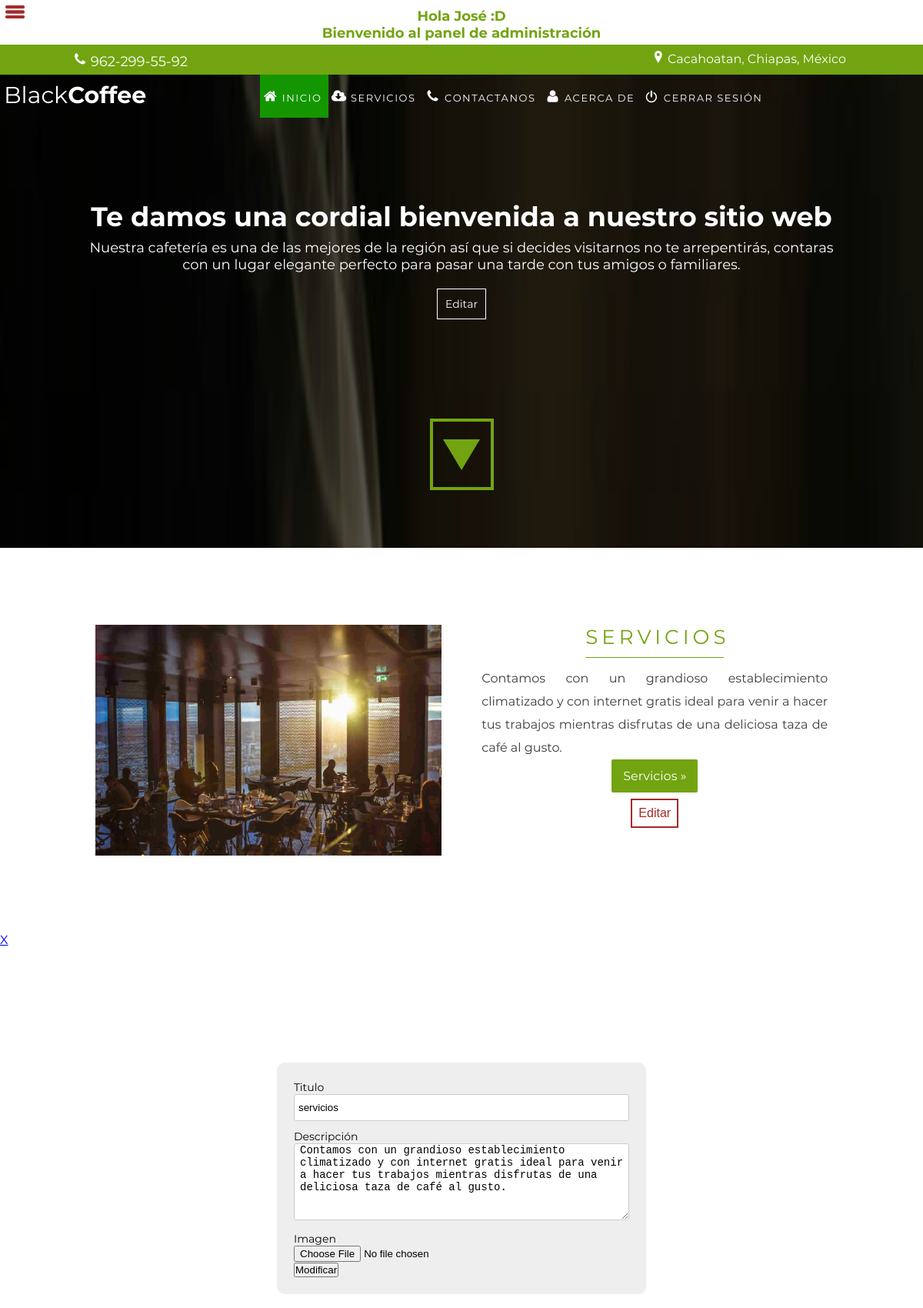
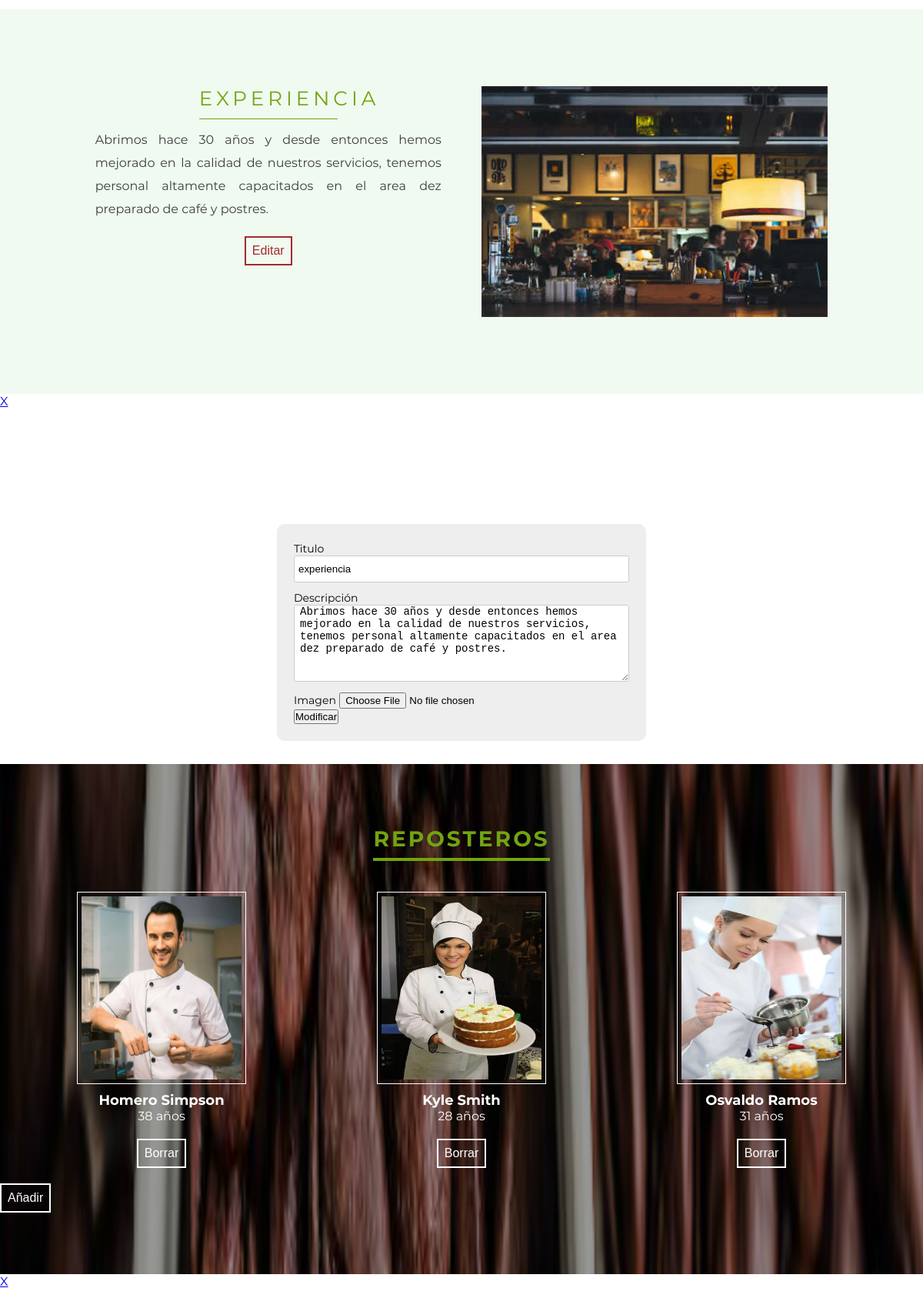
Page /admin/index.php (signed in, upper part) on the committed database (2 pictures, top to bottom).
### tables this page shows
CREATE TABLE `banner` (
  `id` int(11) NOT NULL,
  `title` varchar(300) DEFAULT NULL,
  `txt` text DEFAULT NULL
);

CREATE TABLE `welcome` (
  `id` int(11) NOT NULL,
  `title` varchar(300) DEFAULT NULL,
  `txt` text NOT NULL,
  `img` varchar(300) NOT NULL
);

CREATE TABLE `experience` (
  `id` int(11) NOT NULL,
  `title` varchar(300) DEFAULT NULL,
  `txt` text NOT NULL,
  `img` varchar(300) DEFAULT NULL
);

CREATE TABLE `personal` (
  `id` int(11) NOT NULL,
  `name` varchar(300) DEFAULT NULL,
  `age` varchar(300) DEFAULT NULL,
  `img` varchar(300) DEFAULT NULL
);

### admin/controller/inicio.controller.php (called while the page is built, shortened)
<?php
require("model/inicio.model.php");
$welcome = new Inicio();
$welcome_array = $welcome->get_welcome();
$experience = new Inicio();
$experience_array = $experience->get_experience();
$banner = new Inicio();
$banner_array = $banner->get_banner();
$personal =  new Inicio();
$personal_array = $personal->get_personal();
require("view/navigation.php");
require("view/banner.php");
require('view/inicio.view.php');
require("view/footer.php");
?>

### admin/model/conectar.php (called while the page is built)
<?php
class Conectar {
	public static function conexion() {
		try {
			$conexion = new PDO('mysql:host=localhost;dbname=blackcoffee','root','');
			$conexion->setAttribute(PDO::ATTR_ERRMODE, PDO::ERRMODE_EXCEPTION);
			$conexion->exec('SET CHARACTER SET UTF8');
		} catch (Exception $e) {
			die('Error: ' . $e->getMessage());
			echo "Error en la linea: " . $e->getLine();
		}
		return $conexion;
	}
}
?>

### admin/model/inicio.model.php (called while the page is built, shortened)
<?php
class Inicio {
	private $db;
	public function __construct() {
		require_once("conectar.php");
		$this->db=Conectar::conexion();
	}
	public function get_banner() {
		$consulta=$this->db->query("SELECT * FROM banner");
		while ($fila=$consulta->fetch(PDO::FETCH_ASSOC)) {
			$banner[] = $fila;
		}
		return $banner;
	}
	public function get_welcome() {
		$consulta = $this->db->query("SELECT * FROM welcome");
		while ($fila=$consulta->fetch(PDO::FETCH_ASSOC)) {
			$welcome[] = $fila;
		}
		return $welcome;
	}
	public function get_experience() {
		$consulta = $this->db->query("SELECT * FROM experience");
		while ($fila = $consulta->fetch(PDO::FETCH_ASSOC)) {
			$experience[] = $fila;
		}
		return $experience;
	}
	public function get_personal() {
		$consulta = $this->db->query("SELECT * FROM personal");
		while ($fila = $consulta->fetch(PDO::FETCH_ASSOC)) {
			$personal[] = $fila;
		}
		return $personal;
	}
}
?>

### admin/view/inicio.view.php (the view, shortened to what this page needs)
    <?php foreach($welcome_array as $welcome): ?>
<div class="welcome__color">
    <div class="welcome container" id="welcome">
    	<img src="../img/<?php echo $welcome['img']; ?>" class="welcome__img" alt="Foto de bienvenida">
    	<div class="welcome__container">
    		<h3 class="welcome__title"><?php echo strtoupper($welcome['title']); ?></h3>
    		<p class="welcome__txt"><?php echo $welcome['txt']; ?></p>
    	    <p class="welcome-p"><a class="welcome__link" href="controller/services.controller.php?action=services">Servicios &raquo;</a></p>
            <center>
                <a href="#form-welcome-container"><button class="welcome-edit">Editar</button></a>
            </center>
    	</div>
    </div>
</div>
    <?php endforeach; ?>
  <div class="form-welcome-container" id="form-welcome-container">
    <div class="cerrar-center">
        <a class="cerrar" href="#welcome">X</a>
    </div>
    <form class="form-welcome" action="<?php echo htmlspecialchars($_SERVER['PHP_SELF']); ?>" method="POST" enctype="multipart/form-data">
        <label for="welcome-title">Titulo</label><br>
        <input type="text" name="welcome-title" id="welcome-title" value="<?php echo $welcome['title']; ?>"><br>
        <label for="welcome-txt">Descripción</label><br>
        <textarea name="welcome-txt" id="welcome-txt"><?php echo $welcome['txt']; ?></textarea><br>
        <label for="welcome-image">Imagen</label><br>
        <input type="file" name="image" size="20" value="<?php echo $image; ?>"><br>
        <input type="submit" name="btn-welcome" value="Modificar">
    </form>
  </div>
    <?php foreach($experience_array as $experience): ?>
<div class="experience__color">
    <div class="experience container">
    	<div class="experience__container">
    		<h3 class="experience__title"><?php echo strtoupper($experience['title']); ?></h3>
    		<p class="experience__txt"><?php echo $experience['txt']; ?></p>
            <center>
                <a href="#form-experience-container"><button class="experience-edit">Editar</button></a>
            </center>
    	</div>
    	<img src="../img/<?php echo $experience['img']; ?>" class="experience__img" alt="Nuestra experiencia">
    </div>
</div>
    <?php endforeach; ?>
  <div class="form-experience-container" id="form-experience-container">
    <div class="cerrar-center">
        <a class="cerrar" href="#experience">X</a>
    </div>
    <form class="form-experience" action="<?php echo htmlspecialchars($_SERVER['PHP_SELF']); ?>" method="POST" enctype="multipart/form-data">
        <label for="experience-title">Titulo</label>
        <input type="text" name="experience-title" id="experience-title" value="<?php echo $experience['title']; ?>"><br>
        <label for="experience-txt">Descripción</label>
        <textarea name="experience-txt" id="experience-txt"><?php echo $experience['txt']; ?></textarea><br>
        <label for="image">Imagen</label>
        <input type="file" name="image" size="20" value="<?php echo $image; ?>"><br>
        <input type="submit" name="btn-experience" value="Modificar">
    </form>
  </div>
    <div class="our-personal">
        <div class="our-personal-color">
            <h3 class="our-personal-title">REPOSTEROS</h3>
            <div class="chefs-flex container">
            <?php foreach($personal_array as $personal): ?>
            <div class="chefs">
                <div class="chefs-img__content">
                    <img src="../img/<?php echo $personal['img']; ?>" class="chefs-img" alt="<?php echo $personal['name']; ?>">
                </div>
                <div class="chefs__content">
                    <p class="chefs-name"><?php echo ucwords($personal['name']); ?></p>
                    <p class="chefs-age"><?php echo $personal['age'] . " años"; ?></p>
                </div>
                <a href="<?php echo '#' . $personal['name']; ?>"><button class="personal-delete">Borrar</button></a>
            </div>
            <?php endforeach; ?>
            </div>
            <a href="#form-personal-container"><button class="personal-add">Añadir</button></a>
        </div>
    </div>
  <div class="form-personal-container" id="form-personal-container">
    <div class="cerrar-center">
        <a class="cerrar" href="#personal">X</a>
    </div>
  </div>

### admin/view/banner.php (shortened to what this page needs)
<?php if(!isset($_GET['action'])) { ?>
   <div class="banner" id="banner">
      <div class="banner__color">
         <div class="banner__content container">
            <div class="banner__text">
                <?php foreach($banner_array as $banner): ?>
                  <h1 id="banner__title" class="banner__title"><?php echo $banner['title']; ?></h1>
                  <h3 id="banner__txt" class="banner__txt"><?php echo $banner['txt']; ?></h3>
                  <a href="view/banner_edit.php?banner-title=<?php echo $banner['title']; ?>&banner-txt=<?php echo $banner['txt']; ?>" class="banner-edit">Editar</a>
                <?php endforeach; ?>
             </div>
             <div class="banner__buttons">
               <div class="banner__buttons-content">
                  <div class="banner__buttons-to_bottom"></div>
               </div>
             </div>
         </div>
       </div>
   </div>
<?php } ?>

### rows in the picture
banner: title "Te damos una cordial bienvenida a nuestro sitio web", txt "Nuestra cafetería es una de las mejores de la región así que si decides visitarnos no te arrepentirás, contaras con un lugar elegante perfecto para pasar una tarde con tus amigos o familiares."
welcome: img (picture), title "SERVICIOS", txt "Contamos con un grandioso establecimiento climatizado y con internet gratis ideal para venir a hacer tus trabajos mientras disfrutas de una deliciosa taza de café al gusto.", welcome-title "servicios", welcome-txt "Contamos con un grandioso establecimiento climatizado y con internet gratis ideal para venir a hacer tus trabajos mientras disfrutas de una deliciosa taza de café al gusto."
experience: title "EXPERIENCIA", txt "Abrimos hace 30 años y desde entonces hemos mejorado en la calidad de nuestros servicios, tenemos personal altamente capacitados en el area dez preparado de café y postres.", img (picture), experience-title "experiencia", experience-txt "Abrimos hace 30 años y desde entonces hemos mejorado en la calidad de nuestros servicios, tenemos personal altamente capacitados en el area dez preparado de café y postres."
personal: img (picture), name "Homero Simpson", age "38"
personal: img (picture), name "Kyle Smith", age "28"
personal: img (picture), name "Osvaldo Ramos", age "31"

### other values in the picture
$_SESSION['USER'] "José"
